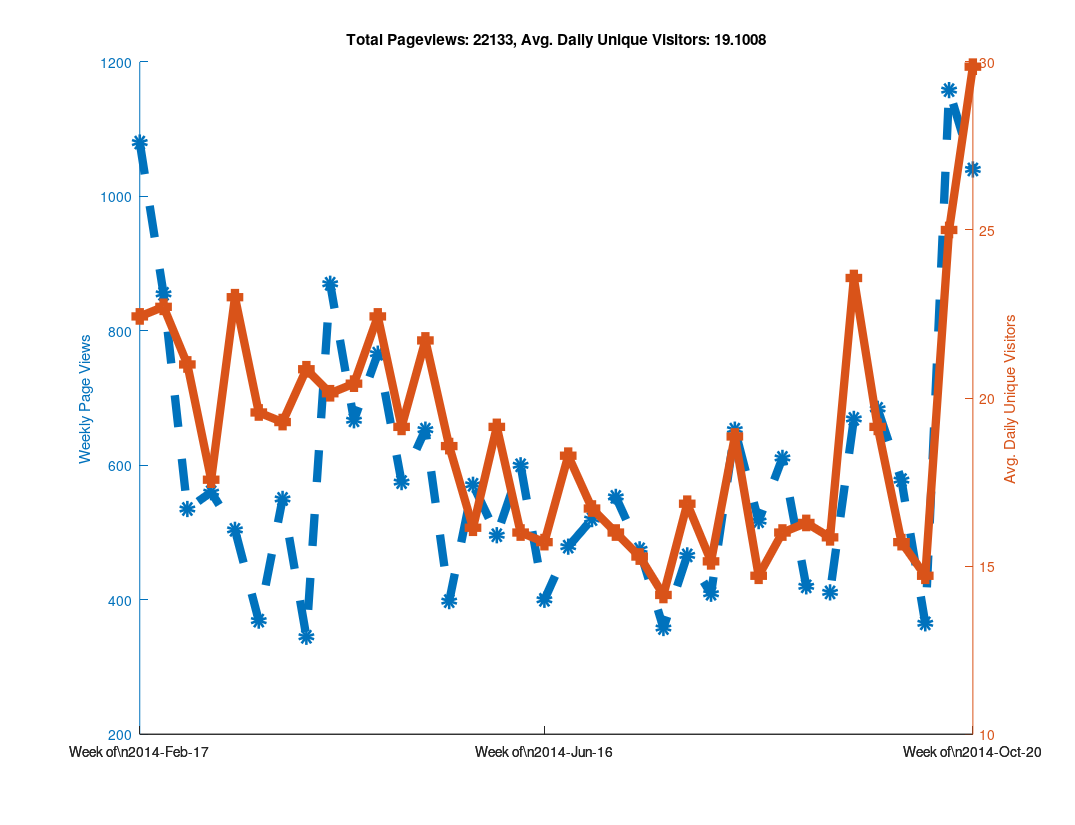
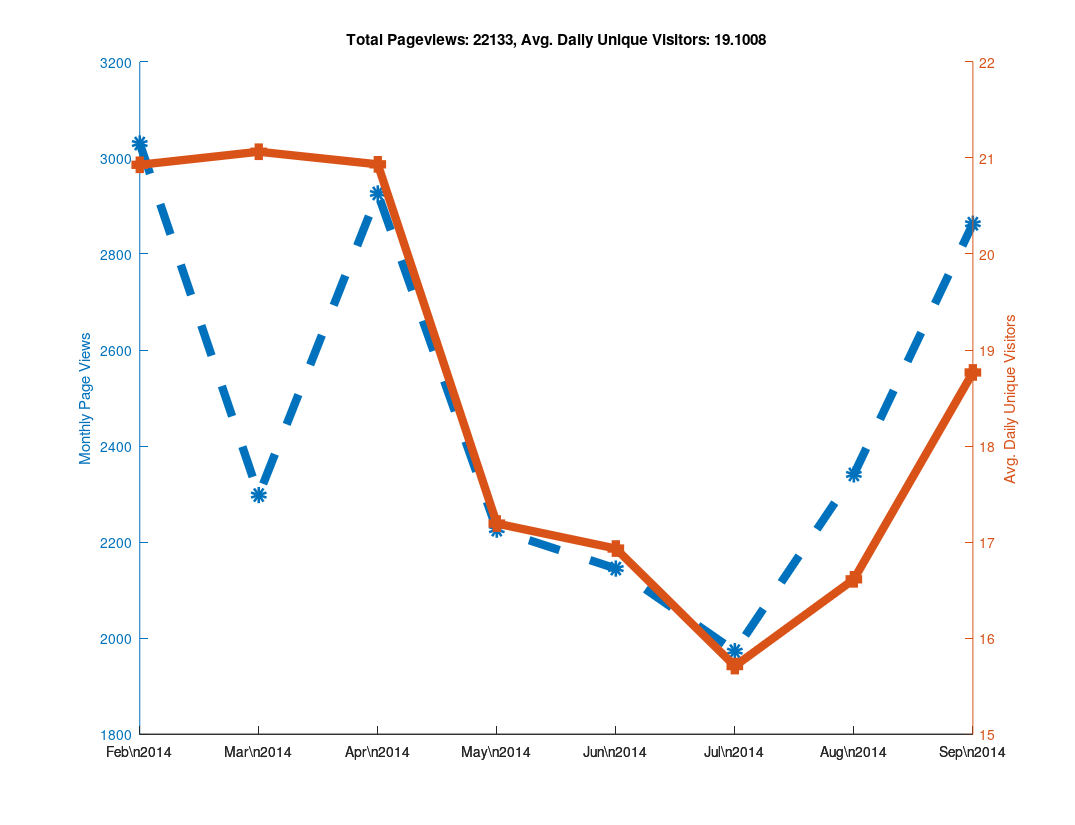

Source code (MATLAB) for these figures, in order:
clear all

% Github has a "traffic" page now, but it doesn't seem like you can
% put in an arbitrary date range?  When I looked at it, it showed the
% numbers of unique visitors and views for the last two weeks only...
% So as long as I check back at least once every two weeks I can keep
% a record of it?  Great...

% https://github.com/libMesh/libmesh/graphs/traffic

% Date, Views, Unique Visitors
data = {
    '2014-Feb-17', 274, 25
    '2014-Feb-18', 145, 30
    '2014-Feb-19', 129, 27
    '2014-Feb-20', 202, 24
    '2014-Feb-21', 240, 22
    '2014-Feb-22', 62,  17
    '2014-Feb-23', 28,  12
    '2014-Feb-24', 217, 19
    '2014-Feb-25', 90,  25
    '2014-Feb-26', 189, 36
    '2014-Feb-27', 112, 26
    '2014-Feb-28', 81,  20
    '2014-Mar-01', 113, 17
    '2014-Mar-02', 53,  16
    '2014-Mar-03', 41,  21
    '2014-Mar-04', 144, 35
    '2014-Mar-05', 51,  20
    '2014-Mar-06', 157, 25
    '2014-Mar-07', 50,  22
    '2014-Mar-08', 50,  11
    '2014-Mar-09', 42,  13
    '2014-Mar-10', 61,  16
    '2014-Mar-11', 27,  16
    '2014-Mar-12', 111, 20
    '2014-Mar-13', 66,  20
    '2014-Mar-14', 223, 25
    '2014-Mar-15', 46,   9
    '2014-Mar-16', 26,  17
    '2014-Mar-17', 80,  29
    '2014-Mar-18', 59,  30
    '2014-Mar-19', 85,  31
    '2014-Mar-20', 122, 18
    '2014-Mar-21', 61,  21
    '2014-Mar-22', 33,  18
    '2014-Mar-23', 64,  14
    '2014-Mar-24', 95,  24
    '2014-Mar-25', 75,  28
    '2014-Mar-26', 49,  18
    '2014-Mar-27', 57,  24
    '2014-Mar-28', 33,  16
    '2014-Mar-29', 41,  16
    '2014-Mar-30', 19,  11
    '2014-Mar-31', 52,  12
    '2014-Apr-01', 120, 21
    '2014-Apr-02', 68,  23
    '2014-Apr-03', 98,  28
    '2014-Apr-04', 77,  21
    '2014-Apr-05', 80,  15
    '2014-Apr-06', 55,  15
    '2014-Apr-07', 71,  31
    '2014-Apr-08', 84,  26
    '2014-Apr-09', 33,  18
    '2014-Apr-10', 32,  16
    '2014-Apr-11', 51,  20
    '2014-Apr-12', 25,  15
    '2014-Apr-13', 49,  20
    '2014-Apr-14', 120, 23
    '2014-Apr-15', 191, 27
    '2014-Apr-16', 219, 24
    '2014-Apr-17', 216, 30
    '2014-Apr-18', 63,  19
    '2014-Apr-19', 36,  11
    '2014-Apr-20', 25,   7
    '2014-Apr-21', 115, 24
    '2014-Apr-22', 128, 31
    '2014-Apr-23', 87,  25
    '2014-Apr-24', 108, 23
    '2014-Apr-25', 111, 20
    '2014-Apr-26', 89,   9
    '2014-Apr-27', 29,  11
    '2014-Apr-28', 177, 28
    '2014-Apr-29', 170, 27
    '2014-Apr-30', 183, 28
    '2014-May-01', 97,  25
    '2014-May-02', 64,  23
    '2014-May-03', 43,  12
    '2014-May-04', 32,  14
    '2014-May-05', 125, 28
    '2014-May-06', 68,  24
    '2014-May-07', 68,  19
    '2014-May-08', 114, 14
    '2014-May-09', 47,  20
    '2014-May-10', 139, 20
    '2014-May-11', 14,   9
    '2014-May-12', 90,  27
    '2014-May-13', 92,  22
    '2014-May-14', 197, 32
    '2014-May-15', 140, 26
    '2014-May-16', 59,  20
    '2014-May-17', 21,  9
    '2014-May-18', 54,  16
    '2014-May-19', 117, 28
    '2014-May-20', 47,  18
    '2014-May-21', 55,  19
    '2014-May-22', 77,  26
    '2014-May-23', 28,  12
    '2014-May-24', 38,  13
    '2014-May-25', 36,  14
    '2014-May-26', 44,  13
    '2014-May-27', 166, 24
    '2014-May-28', 139, 20
    '2014-May-29', 67,  25
    '2014-May-30', 73,  11
    '2014-May-31', 60,  9
    '2014-Jun-01', 22,  11
    '2014-Jun-02', 87,  18
    '2014-Jun-03', 103, 31
    '2014-Jun-04', 105, 27
    '2014-Jun-05', 74,  22
    '2014-Jun-06', 55,  16
    '2014-Jun-07', 53,  15
    '2014-Jun-08', 19,  5
    '2014-Jun-09', 91,  14
    '2014-Jun-10', 136, 19
    '2014-Jun-11', 104, 27
    '2014-Jun-12', 195, 22
    '2014-Jun-13', 51,  18
    '2014-Jun-14', 4,   4
    '2014-Jun-15', 19,  8
    '2014-Jun-16', 86,  19
    '2014-Jun-17', 60,  20
    '2014-Jun-18', 115, 25
    '2014-Jun-19', 73,  20
    '2014-Jun-20', 24,  12
    '2014-Jun-21', 12,  4
    '2014-Jun-22', 30,  10
    '2014-Jun-23', 106, 23
    '2014-Jun-24', 51,  16
    '2014-Jun-25', 115, 25
    '2014-Jun-26', 77,  24
    '2014-Jun-27', 91,  24
    '2014-Jun-28', 30,  9
    '2014-Jun-29', 9,   7
    '2014-Jun-30', 80,  25
    '2014-Jul-01', 118, 17
    '2014-Jul-02', 124, 18
    '2014-Jul-03', 103, 22
    '2014-Jul-04', 33,  11
    '2014-Jul-05', 37,  13
    '2014-Jul-06', 25,  11
    '2014-Jul-07', 147, 27
    '2014-Jul-08', 123, 14
    '2014-Jul-09', 75,  24
    '2014-Jul-10', 68,  16
    '2014-Jul-11', 103, 22
    '2014-Jul-12', 21,  6
    '2014-Jul-13', 16,  3
    '2014-Jul-14', 103, 24
    '2014-Jul-15', 86,  16
    '2014-Jul-16', 90,  20
    '2014-Jul-17', 92,  18
    '2014-Jul-18', 70,  17
    '2014-Jul-19', 27,  8
    '2014-Jul-20',  7,  4
    '2014-Jul-21', 66,  19
    '2014-Jul-22', 63,  16
    '2014-Jul-23', 56,  14
    '2014-Jul-24', 110, 19
    '2014-Jul-25', 27,  14
    '2014-Jul-26', 9,   8
    '2014-Jul-27', 27,  9
    '2014-Jul-28', 73,  23
    '2014-Jul-29', 136, 22
    '2014-Jul-30', 25,  14
    '2014-Jul-31', 113, 29
    '2014-Aug-01', 68,  20
    '2014-Aug-02', 34,  5
    '2014-Aug-03', 17,  5
    '2014-Aug-04', 28,  17
    '2014-Aug-05', 66,  15
    '2014-Aug-06', 62,  24
    '2014-Aug-07', 123, 17
    '2014-Aug-08', 92,  19
    '2014-Aug-09', 29,  9
    '2014-Aug-10', 9,   5
    '2014-Aug-11', 75,  17
    '2014-Aug-12', 108, 19
    '2014-Aug-13', 173, 25
    '2014-Aug-14', 109, 28
    '2014-Aug-15', 46,  17
    '2014-Aug-16', 33,  11
    '2014-Aug-17', 109, 15
    '2014-Aug-18', 154, 20
    '2014-Aug-19', 143, 23
    '2014-Aug-20', 54,  10
    '2014-Aug-21', 31,  19
    '2014-Aug-22', 86,  16
    '2014-Aug-23', 30,  7
    '2014-Aug-24', 19,  8
    '2014-Aug-25', 135, 18
    '2014-Aug-26', 140, 20
    '2014-Aug-27', 81,  23
    '2014-Aug-28', 87,  21
    '2014-Aug-29', 40,  11
    '2014-Aug-30', 102, 11
    '2014-Aug-31', 26,  8
    '2014-Sep-01', 37,  11
    '2014-Sep-02', 64,  11
    '2014-Sep-03', 52,  19
    '2014-Sep-04', 172, 37
    '2014-Sep-05', 42,  13
    '2014-Sep-06', 29,  15
    '2014-Sep-07', 24,  8
    '2014-Sep-08', 56,  13
    '2014-Sep-09', 87,  25
    '2014-Sep-10', 80,  14
    '2014-Sep-11', 82,  22
    '2014-Sep-12', 53,  18
    '2014-Sep-13', 22,  9
    '2014-Sep-14', 31,  10
    '2014-Sep-15', 99,  28
    '2014-Sep-16', 174, 32
    '2014-Sep-17', 137, 24
    '2014-Sep-18', 96,  30
    '2014-Sep-19', 84,  25
    '2014-Sep-20', 45,  15
    '2014-Sep-21', 34,  11
    '2014-Sep-22', 57,  21
    '2014-Sep-23', 130, 19
    '2014-Sep-24', 169, 30
    '2014-Sep-25', 195, 29
    '2014-Sep-26', 82,  17
    '2014-Sep-27', 32,  10
    '2014-Sep-28', 19,  8
    '2014-Sep-29', 71,  15
    '2014-Sep-30', 45,  18
    '2014-Oct-01', 136, 19
    '2014-Oct-02', 132, 19
    '2014-Oct-03', 127, 20
    '2014-Oct-04', 61,  15
    '2014-Oct-05', 6,   4
    '2014-Oct-06', 72,  16
    '2014-Oct-07', 98,  26
    '2014-Oct-08', 33,  17
    '2014-Oct-09', 65,  10
    '2014-Oct-10', 39,  17
    '2014-Oct-11', 14,  8
    '2014-Oct-12', 44,  9
    '2014-Oct-13', 36,  14
    '2014-Oct-14', 160, 27
    '2014-Oct-15', 311, 35
    '2014-Oct-16', 333, 35
    '2014-Oct-17', 147, 32
    '2014-Oct-18', 57,  13
    '2014-Oct-19', 114, 19
    '2014-Oct-20', 135, 31
    '2014-Oct-21', 176, 42
    '2014-Oct-22', 180, 38
    '2014-Oct-23', 251, 38
    '2014-Oct-24', 193, 27
    '2014-Oct-25', 75,  18
    '2014-Oct-26', 30,  15
    '2014-Oct-27', 76,  28
    '2014-Oct-28', 162, 34
    '2014-Oct-29', 408, 46
    '2014-Oct-30', 197, 31
    '2014-Oct-31', 99,  33
    '2014-Nov-01', 31,  10
    };

% Github now tracks the total number of clones and unique cloners
clone_data = {
    '2014-Aug-03', 0,  0
    '2014-Aug-04', 10, 6
    '2014-Aug-05', 7,  7
    '2014-Aug-06', 21, 14
    '2014-Aug-07', 11, 9
    '2014-Aug-08', 9,  8
    '2014-Aug-09', 2,  2
    '2014-Aug-10', 2,  2
    '2014-Aug-11', 8,  6
    '2014-Aug-12', 9,  8
    '2014-Aug-13', 19, 11
    '2014-Aug-14', 9,  7
    '2014-Aug-15', 5,  5
    '2014-Aug-16', 5,  2
    '2014-Aug-17', 5,  5
    '2014-Aug-18', 10, 8
    '2014-Aug-19', 9,  8
    '2014-Aug-20', 3,  3
    '2014-Aug-21', 12, 8
    '2014-Aug-22', 3,  3
    '2014-Aug-23', 2,  2
    '2014-Aug-24', 3,  3
    '2014-Aug-25', 8,  5
    '2014-Aug-26', 7,  7
    '2014-Aug-27', 9,  8
    '2014-Aug-28', 19, 12
    '2014-Aug-29', 18, 14
    '2014-Aug-30', 1,  1
    '2014-Aug-31', 1,  1
    '2014-Sep-01', 6,  5
    '2014-Sep-02', 9,  8
    '2014-Sep-03', 5,  4
    '2014-Sep-04', 9,  8
    '2014-Sep-05', 3,  3
    '2014-Sep-06', 1,  1
    '2014-Sep-07', 2,  2
    '2014-Sep-08', 9,  9
    '2014-Sep-09', 16, 10
    '2014-Sep-10', 9,  8
    '2014-Sep-11', 9,  7
    '2014-Sep-12', 5,  3
    '2014-Sep-13', 5,  5
    '2014-Sep-14', 9,  7
    '2014-Sep-15', 8,  7
    '2014-Sep-16', 12, 8
    '2014-Sep-17', 19, 11
    '2014-Sep-18', 15, 11
    '2014-Sep-19', 16, 8
    '2014-Sep-20', 0,  0
    '2014-Sep-21', 4,  4
    '2014-Sep-22', 4,  3
    '2014-Sep-23', 19, 14
    '2014-Sep-24', 13, 11
    '2014-Sep-25', 26, 15
    '2014-Sep-26', 10, 9
    '2014-Sep-27', 1,  1
    '2014-Sep-28', 1,  1
    '2014-Sep-29', 10, 9
    '2014-Sep-30', 11, 5
    '2014-Oct-01', 15, 13
    '2014-Oct-02', 14, 13
    '2014-Oct-03', 15, 13
    '2014-Oct-04', 7,  7
    '2014-Oct-05', 2,  2
    '2014-Oct-06', 10, 8
    '2014-Oct-07', 38, 24
    '2014-Oct-08', 19, 16
    '2014-Oct-09', 27, 14
    '2014-Oct-10', 30, 18
    '2014-Oct-11', 8,  7
    '2014-Oct-12', 10, 8
    '2014-Oct-13', 20, 17
    '2014-Oct-14', 22, 14
    '2014-Oct-15', 22, 14
    '2014-Oct-16', 25, 17
    '2014-Oct-17', 15, 9
    '2014-Oct-18', 7,  5
    '2014-Oct-19', 7,  5
    '2014-Oct-20', 19, 14
    '2014-Oct-21', 26, 18
    '2014-Oct-22', 31, 16
    '2014-Oct-23', 16, 13
    '2014-Oct-24', 11, 9
    '2014-Oct-25', 4,  3
    '2014-Oct-26', 8,  8
    '2014-Oct-27', 11, 8
    '2014-Oct-28', 9,  8
    '2014-Oct-29', 19, 16
    '2014-Oct-30', 10, 8
    '2014-Oct-31', 8,  7
    '2014-Nov-01', 8,  6
    };

% length works like you would expect it to for cell arrays.
N=length(data);

% A cell array of strings holding just the dates
dates = {data{:,1}};

% Note the extra square brackets!  This seems to be required (at least
% in Octave) to catch the output of data{:,2} as an array.
views = [data{:,2}];
visitors = [data{:,3}];



% 1.) Make daily plot - You can do this, but it gets a bit hard to read

%% % Can't plot string data automatically?
%% x=linspace(1,N,N);
%%
%% % Only way to set linestyles with plotyy is after the fact, apparently.
%% % plotyy returns the axis handle first, followed by the two plot handles.
%% clf;
%% hold on;
%% [haxis, h1, h2] = plotyy(x, views, x, visitors);
%%
%% % Label the axes
%% ylabel (haxis(1), 'Daily Page Views');
%% ylabel (haxis(2), 'Daily Unique Visitors');
%%
%% % Totaling unique visitors doesn't really mean much...
%% title (['Total Pageviews: ', num2str(sum(views)), ', Avg. Daily Unique Visitors: ', num2str(mean(visitors))]);
%%
%% % Make thick lines - this looks better in PDF
%% set([h1, h2], 'linewidth', 6);
%%
%% % Turn on markers
%% set(h1, 'marker', 'o');
%% set(h2, 'marker', 's');
%%
%% % Set marker size
%% set([h1, h2], 'markersize', 6);
%%
%% % Make dashed line?  Aquaterm doesn't seem to properly display this, but it
%% % does work in the PDF!
%% set(h1, 'linestyle', '--');
%%
%% % Set the xticks and labels so that it shows dates instead of numbers.
%% xticksat = [1 length(x)];
%% set(haxis, 'xtick', xticksat);
%%
%% for i=1:length(xticksat)
%%   xtlabels{i} = data{xticksat(i), 1};
%% end
%% set(haxis, 'xticklabel', xtlabels);
%%
%% % Print to PDF
%% set (gcf, "paperposition", [0.25, 0.25, 10.75, 8.25]);
%% set (gcf, "papersize", [11, 8.5]);
%% set (gcf, "paperorientation", 'landscape');
%%
%% % Make a PDF of this plot.
%% print('-dpdf', 'github_traffic.pdf', '-FHelvetica:20');



% 2.) Make weekly plot - the data is naturally week-periodic
week_indexes = 1:7:N;

% Get total views and average unique viewers for each week
week_views = [];
week_visitors = [];
  for i=1:length(week_indexes)-1
  start = week_indexes(i);
  stop = week_indexes(i+1) - 1;
  week_views(end+1) = sum(views(start:stop));
  week_visitors(end+1) = mean(visitors(start:stop));
end

clf;
hold on;

x=linspace(1, length(week_views), length(week_views));
[haxis, h1, h2] = plotyy(x, week_views, x, week_visitors);

% Label the axes
ylabel (haxis(1), 'Weekly Page Views');
ylabel (haxis(2), 'Avg. Daily Unique Visitors');

% Totaling unique visitors doesn't really mean much...
title (['Total Pageviews: ', num2str(sum(views)), ', Avg. Daily Unique Visitors: ', num2str(mean(visitors))]);

% Make thick lines - this looks better in PDF
set([h1, h2], 'linewidth', 6);

% Turn on markers
set(h1, 'marker', 'o');
set(h2, 'marker', 's');

% Set marker size
set([h1, h2], 'markersize', 6);

% Make dashed line?  Aquaterm doesn't seem to properly display this, but it
% does work in the PDF!
set(h1, 'linestyle', '--');

% Set the xticks and labels so that it shows dates instead of numbers.
xticksat = [1 ceil(length(x)/2) length(x)];
set(haxis, 'xtick', xticksat);

for i=1:length(xticksat)
  xtlabels{i} = ['Week of\n', data{week_indexes(xticksat(i)), 1}];
end
set(haxis, 'xticklabel', xtlabels);

% Print to PDF
set (gcf, "papersize", [11, 8.5]);
set (gcf, "paperorientation", 'landscape');

% I was using these paper settings in older versions of Octave, but
% they changed in 3.8.0
is_380 = strcmp(version(), '3.8.0');

if (!is_380)
  set (gcf, "paperposition", [0.25, 0.25, 10.75, 8.25]);
else
  % In Octave 3.8.0, the default paperposition is [0.25000, 2.50000, 8.00000, 6.00000],
  % the third number makes the plot taller instead of wider!
  set (gcf, "paperposition", [0.25, 0.25, 8.0, 10.5]);
end

% Make a PDF of this plot.
print('-dpdf', 'weekly_github_traffic.pdf', '-FHelvetica:20');



% 3.) Make monthly plot

month_intervals = {'2014-Feb-17', '2014-Mar-17', '2014-Apr-17', '2014-May-17', '2014-Jun-17', '2014-Jul-17', '2014-Aug-17', '2014-Sep-17', '2014-Oct-17'};

% Numerical indexes of the month intervals
month_indexes = [];

for i=1:length(month_intervals)
  % Calling 'strcmp' on a cell array of strings returns an array of 0s
  % and 1s, then 'find' returns the non-zero index.  The 'end' keyword
  % is used to append to the array.
  month_indexes(end+1) = find(strcmp(month_intervals{i}, dates));
end

% Get total views and average unique viewers for each month
month_views = [];
month_visitors = [];
  for i=1:length(month_indexes)-1
  start = month_indexes(i);
  stop = month_indexes(i+1) - 1;
  month_views(end+1) = sum(views(start:stop));
  month_visitors(end+1) = mean(visitors(start:stop));
end

clf;
hold on;
x=linspace(1, length(month_views), length(month_views));
[haxis, h1, h2] = plotyy(x, month_views, x, month_visitors);

% Label the axes
ylabel (haxis(1), 'Monthly Page Views');
ylabel (haxis(2), 'Avg. Daily Unique Visitors');

% Add title
title (['Total Pageviews: ', num2str(sum(views)), ', Avg. Daily Unique Visitors: ', num2str(mean(visitors))]);

% Make thick lines - this looks better in PDF
set([h1, h2], 'linewidth', 6);

% Turn on markers
set(h1, 'marker', 'o');
set(h2, 'marker', 's');

% Set marker size
set([h1, h2], 'markersize', 6);

% Make dashed line?  Aquaterm doesn't seem to properly display this, but it
% does work in the PDF!
set(h1, 'linestyle', '--');

% Set the xticks and labels.
n_months = length(x);

% Label every month
xticksat = 1:n_months;

% Label a subset of the months.  For an odd number of months, label
% the center tick, otherwise label the first and last month only.
% if (mod(n_months,2) == 0)
%   xticksat = [1 n_months];
% else
%   xticksat = [1 ceil(n_months/2) n_months];
% end
% set(haxis, 'xtick', xticksat);

% Label the ticks with months
for i=1:length(xticksat)
  date_string = data{month_indexes(xticksat(i)), 1};
  % Extract month and year from date string
  month = date_string(6:end-3);
  year = date_string(1:4);
  xtlabels{i} = [month, '\n', year];
end
set(haxis, 'xticklabel', xtlabels);

% Set up the paper orientation and size
set (gcf, "papersize", [11, 8.5]);
set (gcf, "paperorientation", 'landscape');

if (!is_380)
  set (gcf, "paperposition", [0.25, 0.25, 10.75, 8.25]);
else
  % In Octave 3.8.0, the default paperposition is [0.25000, 2.50000, 8.00000, 6.00000],
  % the third number makes the plot taller instead of wider!
  set (gcf, "paperposition", [0.25, 0.25, 8.0, 10.5]);
end

% Make a PDF of the monthly data.
print('-dpdf', 'monthly_github_traffic.pdf', '-FHelvetica:20');
